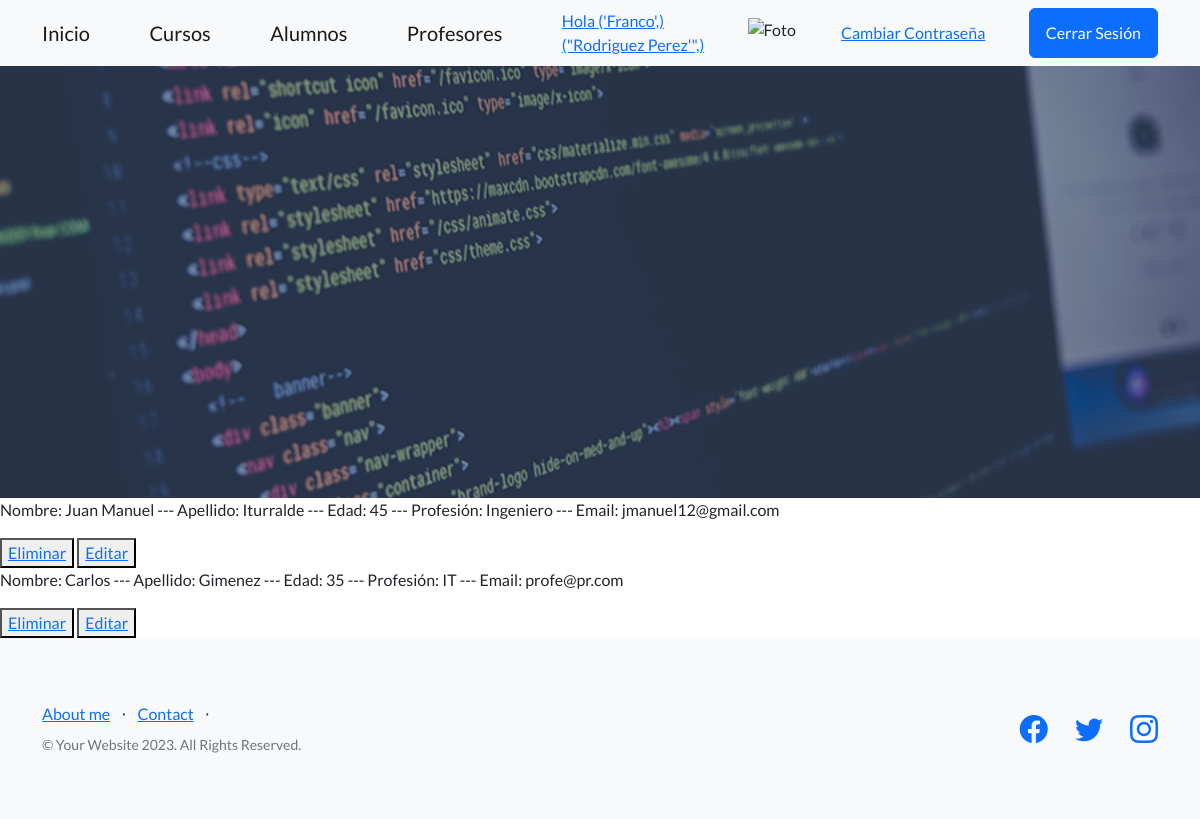
Page /AppCoderPE3/leer_profes/ (signed in) on the committed database.
### AppCoderPE3/models.py (models this page shows, shortened)
class Profesor(models.Model):
    nombre = models.CharField(max_length=30)
    apellido = models.CharField(max_length=30)
    edad = models.IntegerField()
    email = models.EmailField()
    profesión = models.CharField(max_length=30)

### AppCoderPE3/views.py (the view)
# urls.py: path("leer_profes/", leerProfes, name="profes_leer"),
def leerProfes(request):
    profesores = Profesor.objects.all()
    contexto = {"profes": profesores}
    return render(request, "AppCoderPE3/leer_profes.html", contexto)

### AppCoderPE3/templates/AppCoderPE3/leer_profes.html
{% extends "AppCoderPE3/padre.html" %}
{% block parrafo %}
    {% for profesor in profes %}
    <p>Nombre: {{profesor.nombre}} --- Apellido: {{profesor.apellido}} ---
       Edad: {{profesor.edad}} --- Profesión: {{profesor.profesión}} ---
       Email: {{profesor.email}}</p>
    <button>
        <a href="{% url 'profe_eliminar' profesor.nombre %}"> Eliminar </a>
    </button>
    <button>
        <a href="{% url 'profe_editar' profesor.nombre %}"> Editar </a>
    </button>
    {% endfor %}
{% endblock %}

### AppCoderPE3/templates/AppCoderPE3/padre.html (shortened to what this page needs)
<!DOCTYPE html>
<html lang="en">
    <head>
        {% load static %}
        <link href="https://cdn.jsdelivr.net/npm/bootstrap-icons@1.5.0/font/bootstrap-icons.css" rel="stylesheet" type="text/css" />
        <link href="{% static 'AppCoderPE3/css/styles.css' %}" rel="stylesheet" />
    </head>
    <body>
        <nav class="navbar navbar-light bg-light static-top">
            <div class="container">
                <a class="navbar-brand" href="{% url 'Busqueda' %}">Inicio</a>
                {% if user.is_authenticated %}
                <a class="navbar-brand" href="{% url 'Cursos' %}">Cursos</a>
                <a class="navbar-brand" href="{% url 'Alumnos' %}">Alumnos</a>
                <a class="navbar-brand" href="{% url 'Profesores' %}">Profesores</a>
                {% endif %}
                {% if user.is_authenticated %}
                <a href="{% url 'Editar Usuario' %}">Hola {{user.first_name}}<br>{{user.last_name}}</a>
                <img src="{{user.avatar_set.last.url}}" width="50px" height="30px" alt="Foto avatar usuario">
                <a href="{% url 'Cambiar Contraseña' %}">Cambiar Contraseña</a>
                <a class="btn btn-primary" href="{% url 'Cerrar Sesion' %}">Cerrar Sesión</a>
                {% else %}
                <a class="btn btn-primary" href="{% url 'Iniciar Sesion' %}">Iniciar Sesión</a>
                <a class="btn btn-primary" href="{% url 'Registrar' %}">Registrarse</a>
                {% endif %}
            </div>
        </nav>
        <header class="masthead">
            <div class="container position-relative">
                <div class="row justify-content-center">
                    <div class="col-xl-6">
                    </div>
                </div>
            </div>
        </header>
        {% block parrafo %}
        {% endblock %}
        <footer class="footer bg-light">
            <div class="container">
                <div class="row">
                    <div class="col-lg-6 h-100 text-center text-lg-start my-auto">
                        <ul class="list-inline mb-2">
                            <li class="list-inline-item"><a href="{% url 'Sobre Mi' %}">About me</a></li>
                            <li class="list-inline-item">⋅</li>
                            <li class="list-inline-item"><a href="#!">Contact</a></li>
                            <li class="list-inline-item">⋅</li>
                        </ul>
                        <p class="text-muted small mb-4 mb-lg-0">&copy; Your Website 2023. All Rights Reserved.</p>
                    </div>
                    <div class="col-lg-6 h-100 text-center text-lg-end my-auto">
                        <ul class="list-inline mb-0">
                            <li class="list-inline-item me-4">
                                <a href="https://facebook.com" target="_blank"><i class="bi-facebook fs-3"></i></a>
                            </li>
                            <li class="list-inline-item me-4">
                                <a href="https://twitter.com/" target="_blank"><i class="bi-twitter fs-3"></i></a>
                            </li>
                            <li class="list-inline-item">
                                <a href="https://www.instagram.com/" target="_blank"><i class="bi-instagram fs-3"></i></a>
                            </li>
                        </ul>
                    </div>
                </div>
            </div>
        </footer>
    </body>
</html>

### rows in the picture
Profesor: nombre "Juan Manuel", apellido "Iturralde", edad "45", profesión "Ingeniero", email "jmanuel12@gmail.com"
Profesor: nombre "Carlos", apellido "Gimenez", edad "35", profesión "IT", email "profe@pr.com"

### other values in the picture
{{ user.first_name }} "('Franco',)"
{{ user.last_name }} "(\"Rodriguez Perez'\",)"
